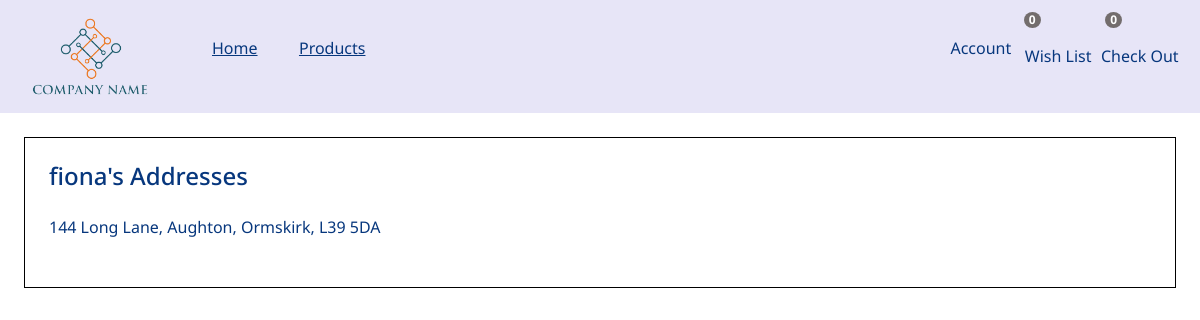
/showAddresses (signed in), run on an earlier commit of the app's database.
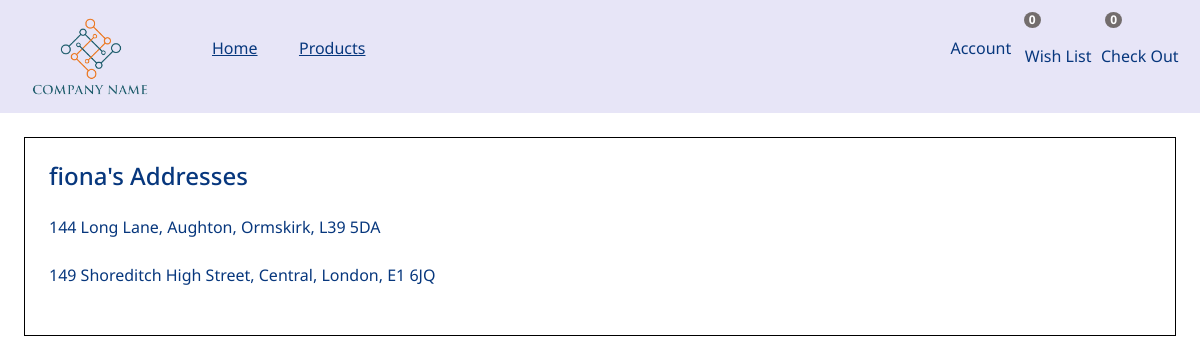
And on a later commit of the database.
### address/models.py (models this page shows)
class Address(models.Model):
    profile = models.ForeignKey(Profile, on_delete = models.CASCADE )
    line1 = models.CharField(max_length=100)
    line2= models.CharField(max_length=100)
    city = models.CharField(max_length=100)
    postal_code = models.CharField(max_length=100)
    def __str__(self):
        return self.line1+", "+self.line2+", "+self.city+", "+self.postal_code

### store/views.py (the view)
# urls.py: path('showAddresses', views.showAddresses, name='showAddresses'),
def showAddresses(request):
    addresses = Address.objects.filter(profile = Profile.objects.get(user = request.user))
    username = request.user.username
    context = {'addresses':addresses, 'username':username}
    return render(request, "showAddresses.html", context)

### store/templates/showAddresses.html (shortened to what this page needs)
{% extends 'base.html' %}
{% load static %}
{% load icons %}
{% load bootstrap5 %}
{% block css %}
    <link href="{% static 'styles/base.css' %}" rel="stylesheet" >
    <link href="{% static 'styles/showAddresses.css' %}" rel="stylesheet">
{% endblock %}
{% block content %}
    <div class=address-container>
        <h4 >{{username}}'s Addresses</h4>
        <br>
        <div>
            {% for address in addresses %}
            <p>{{address}}</p>
            <br>
            {% endfor %}
        </div>
    </div>
{% endblock %}

What changed in the data, as far as the page shows it:
added Address: line1+line2+city "149 Shoreditch High Street, Central, London, E1 6JQ"
